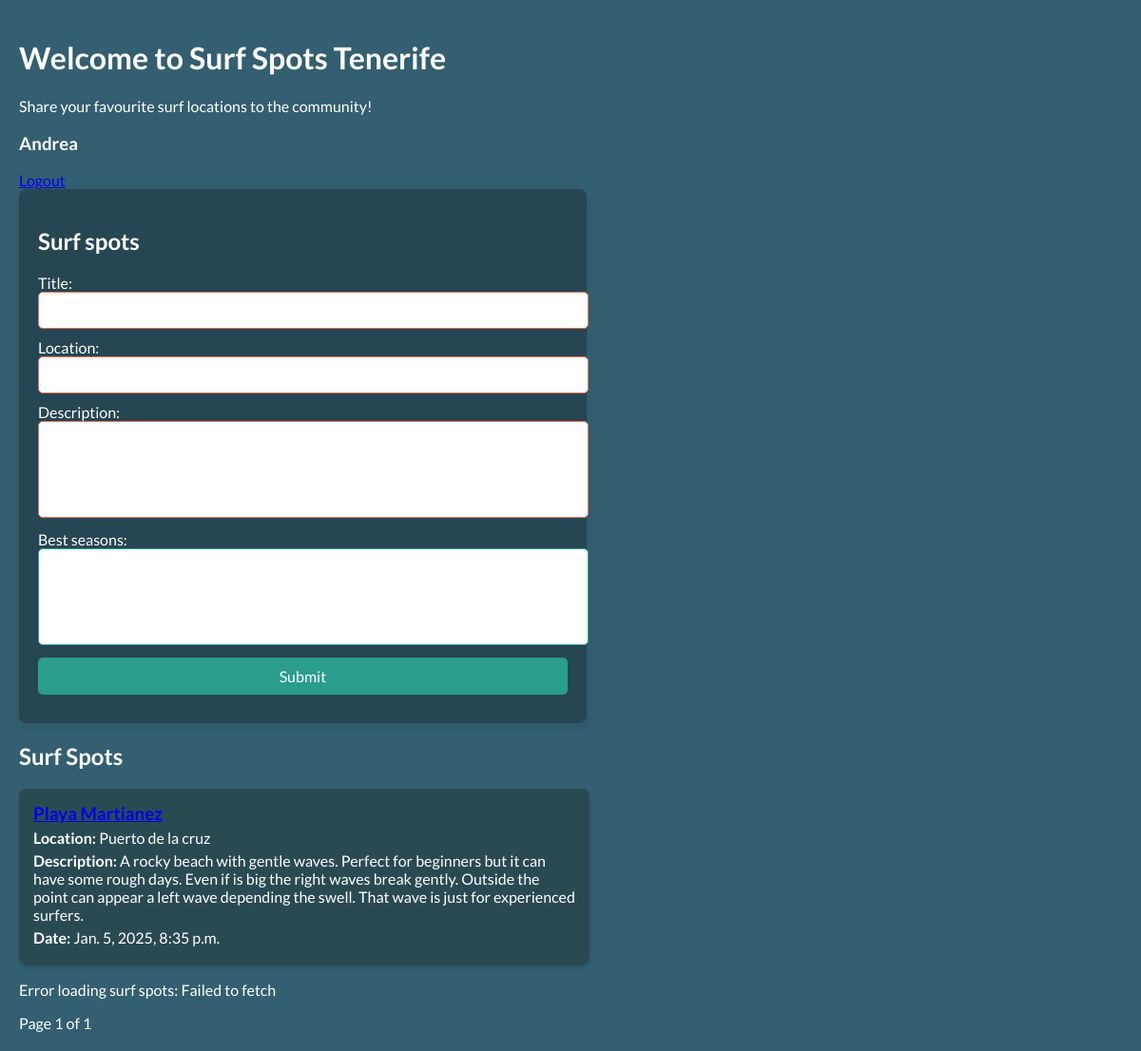
Screenshot of /users/home/ (signed in) with the database file from the repository.
### users_account/models.py (models this page shows, shortened)
class NovaUser(AbstractUser):
    pass

class SurfSpot(models.Model):
    title = models.CharField(max_length=50)
    location = models.CharField(max_length=50)
    description = models.TextField()
    best_seasons = models.CharField(max_length=300, blank=True, null=True)
    user = models.ForeignKey(settings.AUTH_USER_MODEL, on_delete=models.CASCADE)
    created_at = models.DateTimeField(auto_now_add=True)

### users_account/views.py (the view)
# urls.py: path('home/', views.home_view, name='home'), #correct
@login_required
def home_view(request):
    if request.method == 'POST':
        form = SurfSpotForm(request.POST)
        if form.is_valid():
            surf_spot = form.save(commit=False)
            surf_spot.user = request.user
            surf_spot.save()
            messages.success(request, "Surf spot created successfully!")
            return redirect('home')
        else:
            print(form.errors)
    else:
        form = SurfSpotForm()
    surf_spots_list = SurfSpot.objects.all().order_by('-created_at')
    paginator = Paginator(surf_spots_list, 5) # ensured that is set to 5
    page_number = request.GET.get('page')
    surf_spots = paginator.get_page(page_number)
    return render(request, 'users_account/home.html', {'form': form, 'surf_spots': surf_spots})

### users_account/forms.py (shortened to what this page needs)
class SurfSpotForm(forms.ModelForm):
    class Meta:
        model = SurfSpot
        fields = ['title', 'location', 'description', 'best_seasons']

### users_account/templates/users_account/home.html (shortened to what this page needs)
<!DOCTYPE html>
<html lang="en">
<head>
    {% load static %}
    <link rel="stylesheet" href="{% static 'css/styles.css' %}">
</head>
<body>
    <div>
        <h1>Welcome to Surf Spots Tenerife</h1>
        <p>Share your favourite surf locations to the community!</p>
    </div>
    <h3>{{ request.user.username }}</h3>
    <a href="{% url 'logout' %}">Logout</a>
    <form id="create-post-form" method="POST" action="{% url 'home' %}">
        <h2>Surf spots</h2>
        <label for="title">Title:</label>
        <input type="text" id="title" name="title" required>
        <label for="location">Location:</label>
        <input type="text" id="location" name="location" required>
        <label for="description">Description:</label>
        <textarea name="description" id="description" required></textarea>
        <label for="best_seasons">Best seasons:</label>
        <textarea name="best_seasons" id="best_seasons"></textarea>
        <button type="submit">Submit</button>
    </form>
    <div id="surf-spots-list">
        <h2>Surf Spots</h2>
        {% for spot in surf_spots %}
        <div class="surf-spot">
            <h3><a href="{% url 'surf_spot_detail' spot.id %}">{{ spot.title }}</a></h3>
            <p><strong>Location:</strong> {{ spot.location }}</p>
            <p><strong>Description:</strong> {{ spot.description }}</p>
            <p><strong>Date:</strong> {{ spot.created_at }}</p>
        </div>
        {% endfor %}
    </div>
    <div class="pagination">
        <span>Page {{ surf_spots.number }} of {{ surf_spots.paginator.num_pages }}</span>
    </div>
</body>
</html>

### static/css/styles.css (style rules this page uses)
body { font-family: 'Lato', Arial, sans-serif; background-color: #335F70; margin: 0; padding: 0; color: white; }
form { width: 100%; max-width: 600px; background: #264653; padding: 20px; border-radius: 8px; box-shadow: 0 4px 10px rgba(0, 0, 0, 0.1); }
input, textarea, button { font-family: 'Lato', Arial, sans-serif; width: 100%; padding: 10px; margin-bottom: 10px; border: 1px solid #2A9D8F; border-radius: 5px; font-size: 14px; }
textarea { resize: none; height: 80px; }
button { padding: 10px; border-radius: 5px; background-color: #2A9D8F; color: white; font-size: 16px; border: none; cursor: pointer; transition: background-color 0.3s; }
#surf-spots-list { width: 100%; max-width: 600px; }
.surf-spot { background: #2a4A52; padding: 15px; border-radius: 8px; margin-bottom: 15px; box-shadow: 0 2px 5px rgba(0, 0, 0, 0.1); }
.surf-spot h3 { margin: 0; color: #E9C46A; }
.surf-spot p { margin: 5px 0; color: white; }
input:invalid, textarea:invalid { border-color: #E76F51; }
@media (min-width: 1024px) { body { flex-direction: row; padding: 20px; justify-content: space-between; } }
@media (min-width: 1024px) { form { width: 48%; } }

### rows the page displays
NovaUser: user.username "Andrea"
SurfSpot: title "Playa Martianez", location "Puerto de la cruz", description "A rocky beach with gentle waves. Perfect for beginners but it can have some rough days. Even if is big the right waves break gently. Outside the point can appear a left wave depending the swell. That wave is just for experienced surfers.", created_at "Jan. 5, 2025, 8:35 p.m."

### other values shown
{{ surf_spots.number }} "1"
{{ surf_spots.paginator.num_pages }} "1"
